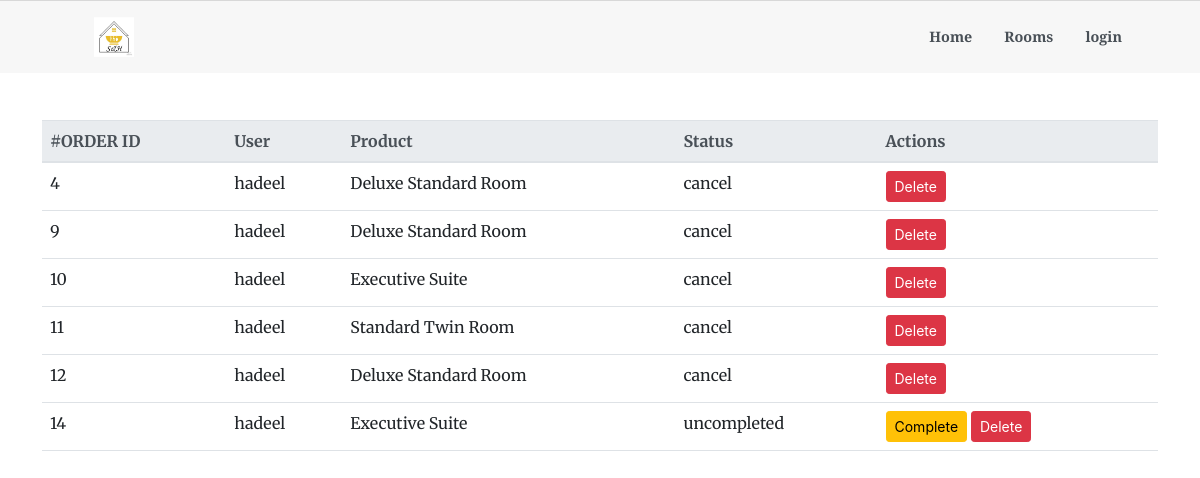
The page /admin/showOrder.php on the database its author committed.
### tables this page shows
CREATE TABLE `add` (
  `id` int(11) NOT NULL,
  `user_id` int(11) NOT NULL,
  `room_id` int(11) NOT NULL,
  `status` enum('uncompleted','completed','cancel','') NOT NULL DEFAULT 'uncompleted'
);

CREATE TABLE `user` (
  `id` int(11) NOT NULL,
  `username` varchar(200) NOT NULL,
  `password` varchar(200) NOT NULL,
  `email` varchar(200) NOT NULL
);

CREATE TABLE `room` (
  `id` int(11) NOT NULL,
  `roomtype` varchar(200) NOT NULL,
  `image` varchar(200) NOT NULL DEFAULT '/assets/img',
  `description` text NOT NULL,
  `price` float NOT NULL
);

### admin/showorder.php (the view, shortened to what this page needs)
<?php
include 'template/header.php';
$sql ="
SELECT `add`.id , `add`.status , user.username , room.roomtype
FROM `add`
INNER JOIN user ON `add`.user_id=user.id
INNER JOIN room ON `add`.room_id=room.id;
";
$orders = mysqli_query($conn, $sql);
if(mysqli_num_rows($orders) > 0){
    echo '
    <br><br><br><br><br>
    <div class="container">
    <table class="table display" id="dataTable" width="100%" cellspacing="0">
    <thead class="thead-light">
      <tr>
        <th scope="col">#ORDER ID</th>
        <th scope="col">User </th>
        <th scope="col">Product</th>
        <th scope="col">Status</th>
        <th scope="col">Actions</th>
      </tr>
    </thead>
    <tbody>';
    while($row = mysqli_fetch_assoc($orders)){
            echo '<tr>
            <td>'.$row['id'].'</td>
            <td>'.$row['username'].'</td>
            <td>'.$row['roomtype'].'</td>
            <td>'.$row['status'].'</td>';
            ?>
<td>
    <?php if($row['status'] ==='uncompleted'):?>
    <a href="orderHandler.php?action=completed&id=<?= $row['id']?>" class="btn btn-sm btn-warning">Complete</a>
    <?php elseif($row['status'] ==='completed'): ?>
    <a href="orderHandler.php?action=uncompleted&id=<?= $row['id']?>" class="btn btn-sm btn-dark">unComplete</a>
    <?php endif;?>
    <a onclick="if(!confirm('Are you sure you want to delete?')) return false;"
        href="deleteorder.php?action=delete&id=<?= $row['id']?>" class="btn btn-sm btn-danger">Delete</a>
</td>
</tr>
<?php
}
    echo "</tbody>
    </table></div>";
}else{
  echo "<div class='container'><div class='alert alert-warning'> No order yet!</div></div>";
}
?>

### admin/template/header.php (shortened to what this page needs)
<!DOCTYPE html>
<html lang="en">
    <head>
        <link href="https://cdn.jsdelivr.net/npm/bootstrap-icons@1.5.0/font/bootstrap-icons.css" rel="stylesheet" />
        <link href="https://cdnjs.cloudflare.com/ajax/libs/SimpleLightbox/2.1.0/simpleLightbox.min.css" rel="stylesheet" />
        <link rel = "stylesheet" href="../css/bootstrap.min.css"/>
        <link href="../css/styles.css" rel="stylesheet" />
    </head>
    <body id="page-top">
        <nav class="navbar navbar-expand-lg fixed-top py-3" id="mainNav" style="color:#000 ;">
            <div class="container px-4 px-lg-5">
       <img src="../assets/logo.jpg " width="50px" class = "ml-3" style="padding-right: 10px;">
                <div class="collapse navbar-collapse" id="navbarResponsive">
                    <ul class="navbar-nav ms-auto my-2 my-lg-0">
                        <li class="nav-item"><a class="nav-link" href="index.php">Home</a></li>
                        <li class="nav-item"><a class="nav-link" href="Rooms.php">Rooms</a></li>
                        <?php if(isset($_SESSION['loggedInAsAdmin']) and $_SESSION['loggedInAsAdmin'] ===true):?>
                        <li class="nav-item"><a class="nav-link" href="showroom.php">Show Room</a></li>
                        <li class="nav-item"><a class="nav-link" href="addroom.php">add Room</a></li>
                        <li class="nav-item"><a class="nav-link" href="showorder.php">Show order</a></li>
                        <li class="nav-item"><a class="nav-link" href="logout.php">logout</a></li>
                        <?php else: ?>
                            <li class="nav-item"><a class="nav-link" href="login.php">login</a></li>
                            <?php endif; ?>
                    </ul>
                </div>
            </div>
        </nav>

### admin/template/header.php (style rules this page uses)
#mainNav { color:#000; background-color: rgba(0, 0, 0, 0.03); border-top: 1px solid rgba(0, 0, 0, 0.125); text-align:center; }
#mainNav .navbar-nav .nav-item .nav-link { color: #495057; }

### rows shown on the page
add: id "4", user.username "hadeel", room.roomtype "Deluxe Standard Room", status "cancel"
add: id "9", user.username "hadeel", room.roomtype "Deluxe Standard Room", status "cancel"
add: id "10", user.username "hadeel", room.roomtype "Executive Suite", status "cancel"
add: id "11", user.username "hadeel", room.roomtype "Standard Twin Room", status "cancel"
add: id "12", user.username "hadeel", room.roomtype "Deluxe Standard Room", status "cancel"
add: id "14", user.username "hadeel", room.roomtype "Executive Suite", status "uncompleted"
